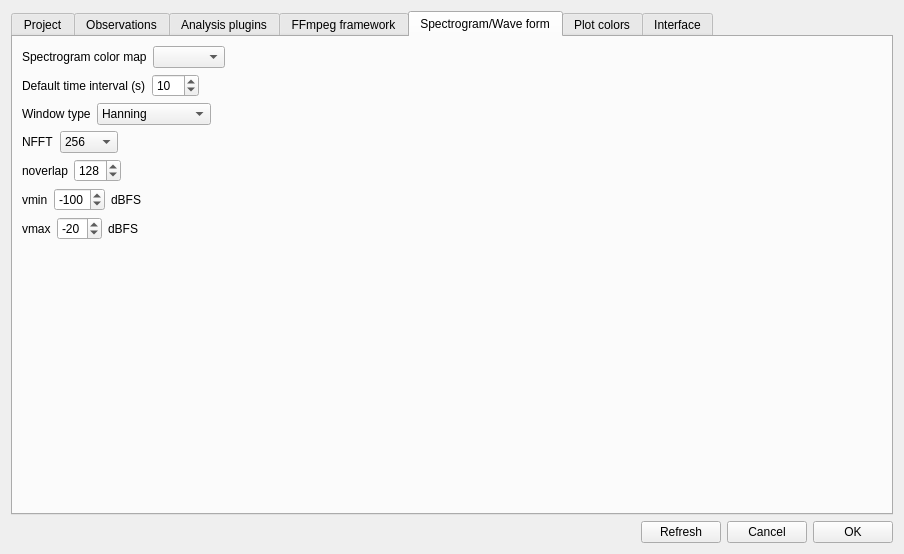
<?xml version="1.0" encoding="UTF-8"?>
<ui version="4.0">
 <class>prefDialog</class>
 <widget class="QDialog" name="prefDialog">
  <property name="windowModality">
   <enum>Qt::WindowModality::WindowModal</enum>
  </property>
  <property name="geometry">
   <rect>
    <x>0</x>
    <y>0</y>
    <width>904</width>
    <height>554</height>
   </rect>
  </property>
  <property name="windowTitle">
   <string>Preferences</string>
  </property>
  <layout class="QGridLayout" name="gridLayout">
   <item row="0" column="0">
    <layout class="QVBoxLayout" name="verticalLayout_2">
     <item>
      <widget class="QTabWidget" name="tabWidget">
       <property name="enabled">
        <bool>true</bool>
       </property>
       <property name="currentIndex">
        <number>4</number>
       </property>
       <widget class="QWidget" name="tab_project">
        <attribute name="title">
         <string>Project</string>
        </attribute>
        <layout class="QVBoxLayout" name="verticalLayout_5">
         <item>
          <layout class="QHBoxLayout" name="horizontalLayout_14">
           <item>
            <widget class="QLabel" name="label">
             <property name="text">
              <string>Default project time format</string>
             </property>
            </widget>
           </item>
           <item>
            <widget class="QComboBox" name="cbTimeFormat">
             <item>
              <property name="text">
               <string>seconds</string>
              </property>
             </item>
             <item>
              <property name="text">
               <string>hh:mm:ss.mss</string>
              </property>
             </item>
            </widget>
           </item>
          </layout>
         </item>
         <item>
          <layout class="QHBoxLayout" name="horizontalLayout_15">
           <item>
            <widget class="QLabel" name="label_6">
             <property name="text">
              <string>Auto-save project every (minutes)</string>
             </property>
            </widget>
           </item>
           <item>
            <widget class="QSpinBox" name="sbAutomaticBackup">
             <property name="minimum">
              <number>-10000</number>
             </property>
             <property name="maximum">
              <number>10000</number>
             </property>
             <property name="value">
              <number>10</number>
             </property>
            </widget>
           </item>
          </layout>
         </item>
         <item>
          <layout class="QHBoxLayout" name="horizontalLayout_13">
           <item>
            <widget class="QLabel" name="label_3">
             <property name="text">
              <string>Separator for behavioural strings (events export)</string>
             </property>
            </widget>
           </item>
           <item>
            <widget class="QLineEdit" name="leSeparator">
             <property name="text">
              <string>|</string>
             </property>
            </widget>
           </item>
          </layout>
         </item>
         <item>
          <widget class="QCheckBox" name="cbCheckForNewVersion">
           <property name="text">
            <string>Check for new version and news</string>
           </property>
          </widget>
         </item>
         <item>
          <layout class="QHBoxLayout" name="horizontalLayout_11">
           <item>
            <widget class="QLabel" name="lb_hwdec">
             <property name="text">
              <string>MPV player hardware video decoding</string>
             </property>
            </widget>
           </item>
           <item>
            <widget class="QComboBox" name="cb_hwdec"/>
           </item>
          </layout>
         </item>
         <item>
          <layout class="QHBoxLayout" name="horizontalLayout_9">
           <item>
            <widget class="QLabel" name="lb_project_file_indent">
             <property name="text">
              <string>Project file indentation type</string>
             </property>
            </widget>
           </item>
           <item>
            <widget class="QComboBox" name="combo_project_file_indentation"/>
           </item>
          </layout>
         </item>
         <item>
          <widget class="QCheckBox" name="cb_check_integrity_at_opening">
           <property name="text">
            <string>Check project integrity when opening and saving project (recommended)</string>
           </property>
          </widget>
         </item>
         <item>
          <spacer name="verticalSpacer_2">
           <property name="orientation">
            <enum>Qt::Orientation::Vertical</enum>
           </property>
           <property name="sizeHint" stdset="0">
            <size>
             <width>20</width>
             <height>40</height>
            </size>
           </property>
          </spacer>
         </item>
        </layout>
       </widget>
       <widget class="QWidget" name="tab_observations">
        <attribute name="title">
         <string>Observations</string>
        </attribute>
        <layout class="QVBoxLayout" name="verticalLayout">
         <item>
          <layout class="QHBoxLayout" name="horizontalLayout_4">
           <item>
            <widget class="QLabel" name="label_4">
             <property name="text">
              <string>Fast forward/backward value (seconds)</string>
             </property>
            </widget>
           </item>
           <item>
            <widget class="QSpinBox" name="sbffSpeed">
             <property name="minimum">
              <number>0</number>
             </property>
             <property name="maximum">
              <number>10000</number>
             </property>
             <property name="value">
              <number>10</number>
             </property>
            </widget>
           </item>
          </layout>
         </item>
         <item>
          <widget class="QCheckBox" name="cb_adapt_fast_jump">
           <property name="text">
            <string>Adapt the fast forward/backward jump to playback speed</string>
           </property>
          </widget>
         </item>
         <item>
          <layout class="QHBoxLayout" name="horizontalLayout_5">
           <item>
            <widget class="QLabel" name="label_5">
             <property name="text">
              <string>Playback speed step value</string>
             </property>
            </widget>
           </item>
           <item>
            <widget class="QDoubleSpinBox" name="sbSpeedStep">
             <property name="decimals">
              <number>1</number>
             </property>
             <property name="minimum">
              <double>0.100000000000000</double>
             </property>
             <property name="maximum">
              <double>10.000000000000000</double>
             </property>
             <property name="singleStep">
              <double>0.100000000000000</double>
             </property>
             <property name="value">
              <double>0.100000000000000</double>
             </property>
            </widget>
           </item>
          </layout>
         </item>
         <item>
          <layout class="QHBoxLayout" name="horizontalLayout_6">
           <item>
            <widget class="QLabel" name="label_2">
             <property name="text">
              <string>Time offset for video/audio reposition (seconds)</string>
             </property>
            </widget>
           </item>
           <item>
            <widget class="QSpinBox" name="sbRepositionTimeOffset">
             <property name="minimum">
              <number>-10000</number>
             </property>
             <property name="maximum">
              <number>10000</number>
             </property>
             <property name="value">
              <number>-3</number>
             </property>
            </widget>
           </item>
          </layout>
         </item>
         <item>
          <widget class="QCheckBox" name="cbConfirmSound">
           <property name="text">
            <string>Play sound when a key is pressed</string>
           </property>
          </widget>
         </item>
         <item>
          <widget class="QCheckBox" name="cbCloseSameEvent">
           <property name="text">
            <string>Close the same current event independently of modifiers</string>
           </property>
          </widget>
         </item>
         <item>
          <layout class="QHBoxLayout" name="horizontalLayout_8">
           <item>
            <widget class="QLabel" name="label_8">
             <property name="text">
              <string>Beep every (seconds)</string>
             </property>
            </widget>
           </item>
           <item>
            <widget class="QSpinBox" name="sbBeepEvery"/>
           </item>
          </layout>
         </item>
         <item>
          <widget class="QCheckBox" name="cb_display_subtitles">
           <property name="text">
            <string>Display subtitles</string>
           </property>
          </widget>
         </item>
         <item>
          <widget class="QCheckBox" name="cbTrackingCursorAboveEvent">
           <property name="text">
            <string>Tracking cursor above current event</string>
           </property>
          </widget>
         </item>
         <item>
          <widget class="QCheckBox" name="cbAlertNoFocalSubject">
           <property name="text">
            <string>Alert if focal subject is not set</string>
           </property>
          </widget>
         </item>
         <item>
          <widget class="QCheckBox" name="cb_pause_before_addevent">
           <property name="text">
            <string>Pause media before &quot;Add event&quot; command</string>
           </property>
          </widget>
         </item>
         <item>
          <spacer name="verticalSpacer_4">
           <property name="orientation">
            <enum>Qt::Orientation::Vertical</enum>
           </property>
           <property name="sizeHint" stdset="0">
            <size>
             <width>20</width>
             <height>391</height>
            </size>
           </property>
          </spacer>
         </item>
        </layout>
       </widget>
       <widget class="QWidget" name="tab_analysis_plugins">
        <attribute name="title">
         <string>Analysis plugins</string>
        </attribute>
        <layout class="QHBoxLayout" name="horizontalLayout_17">
         <item>
          <layout class="QVBoxLayout" name="verticalLayout_11">
           <item>
            <widget class="QLabel" name="label_13">
             <property name="text">
              <string>BORIS plugins</string>
             </property>
            </widget>
           </item>
           <item>
            <widget class="QListWidget" name="lv_all_plugins"/>
           </item>
           <item>
            <widget class="QLabel" name="label_15">
             <property name="text">
              <string>Personal plugins</string>
             </property>
            </widget>
           </item>
           <item>
            <layout class="QHBoxLayout" name="horizontalLayout_16">
             <item>
              <widget class="QLineEdit" name="le_personal_plugins_dir">
               <property name="readOnly">
                <bool>true</bool>
               </property>
              </widget>
             </item>
             <item>
              <widget class="QPushButton" name="pb_browse_plugins_dir">
               <property name="text">
                <string>Browse</string>
               </property>
              </widget>
             </item>
            </layout>
           </item>
           <item>
            <widget class="QListWidget" name="lw_personal_plugins"/>
           </item>
          </layout>
         </item>
         <item>
          <layout class="QVBoxLayout" name="verticalLayout_12">
           <item>
            <widget class="QLabel" name="label_14">
             <property name="text">
              <string>Plugin info</string>
             </property>
            </widget>
           </item>
           <item>
            <widget class="QPlainTextEdit" name="pte_plugin_description">
             <property name="readOnly">
              <bool>true</bool>
             </property>
            </widget>
           </item>
          </layout>
         </item>
        </layout>
       </widget>
       <widget class="QWidget" name="tab_ffmpeg">
        <attribute name="title">
         <string>FFmpeg framework</string>
        </attribute>
        <layout class="QVBoxLayout" name="verticalLayout_4">
         <item>
          <layout class="QVBoxLayout" name="verticalLayout_3">
           <item>
            <widget class="QLabel" name="lbFFmpegPath">
             <property name="text">
              <string>FFmpeg path:</string>
             </property>
             <property name="scaledContents">
              <bool>false</bool>
             </property>
             <property name="wordWrap">
              <bool>true</bool>
             </property>
            </widget>
           </item>
           <item>
            <layout class="QHBoxLayout" name="horizontalLayout"/>
           </item>
           <item>
            <layout class="QHBoxLayout" name="horizontalLayout_3">
             <item>
              <widget class="QLabel" name="lbFFmpegCacheDir">
               <property name="text">
                <string>FFmpeg cache directory</string>
               </property>
              </widget>
             </item>
             <item>
              <widget class="QLineEdit" name="leFFmpegCacheDir"/>
             </item>
             <item>
              <widget class="QPushButton" name="pbBrowseFFmpegCacheDir">
               <property name="text">
                <string>...</string>
               </property>
              </widget>
             </item>
            </layout>
           </item>
           <item>
            <spacer name="verticalSpacer">
             <property name="orientation">
              <enum>Qt::Orientation::Vertical</enum>
             </property>
             <property name="sizeHint" stdset="0">
              <size>
               <width>20</width>
               <height>40</height>
              </size>
             </property>
            </spacer>
           </item>
          </layout>
         </item>
        </layout>
       </widget>
       <widget class="QWidget" name="tab_spectro">
        <attribute name="title">
         <string>Spectrogram/Wave form</string>
        </attribute>
        <layout class="QVBoxLayout" name="verticalLayout_8">
         <item>
          <layout class="QHBoxLayout" name="horizontalLayout_7">
           <item>
            <widget class="QLabel" name="label_7">
             <property name="text">
              <string>Spectrogram color map</string>
             </property>
            </widget>
           </item>
           <item>
            <widget class="QComboBox" name="cbSpectrogramColorMap"/>
           </item>
           <item>
            <spacer name="horizontalSpacer_2">
             <property name="orientation">
              <enum>Qt::Orientation::Horizontal</enum>
             </property>
             <property name="sizeHint" stdset="0">
              <size>
               <width>40</width>
               <height>20</height>
              </size>
             </property>
            </spacer>
           </item>
          </layout>
         </item>
         <item>
          <layout class="QHBoxLayout" name="horizontalLayout_10">
           <item>
            <widget class="QLabel" name="label_12">
             <property name="text">
              <string>Default time interval (s)</string>
             </property>
            </widget>
           </item>
           <item>
            <widget class="QSpinBox" name="sb_time_interval">
             <property name="minimum">
              <number>2</number>
             </property>
             <property name="maximum">
              <number>360</number>
             </property>
             <property name="value">
              <number>10</number>
             </property>
            </widget>
           </item>
           <item>
            <spacer name="horizontalSpacer_3">
             <property name="orientation">
              <enum>Qt::Orientation::Horizontal</enum>
             </property>
             <property name="sizeHint" stdset="0">
              <size>
               <width>40</width>
               <height>20</height>
              </size>
             </property>
            </spacer>
           </item>
          </layout>
         </item>
         <item>
          <layout class="QHBoxLayout" name="horizontalLayout_18">
           <item>
            <widget class="QLabel" name="label_16">
             <property name="text">
              <string>Window type</string>
             </property>
            </widget>
           </item>
           <item>
            <widget class="QComboBox" name="cb_window_type">
             <item>
              <property name="text">
               <string>Hanning</string>
              </property>
             </item>
             <item>
              <property name="text">
               <string>Hamming</string>
              </property>
             </item>
             <item>
              <property name="text">
               <string>blackmanharris</string>
              </property>
             </item>
            </widget>
           </item>
           <item>
            <spacer name="horizontalSpacer_4">
             <property name="orientation">
              <enum>Qt::Orientation::Horizontal</enum>
             </property>
             <property name="sizeHint" stdset="0">
              <size>
               <width>40</width>
               <height>20</height>
              </size>
             </property>
            </spacer>
           </item>
          </layout>
         </item>
         <item>
          <layout class="QHBoxLayout" name="horizontalLayout_19">
           <item>
            <widget class="QLabel" name="label_17">
             <property name="text">
              <string>NFFT</string>
             </property>
            </widget>
           </item>
           <item>
            <widget class="QComboBox" name="cb_NFFT">
             <item>
              <property name="text">
               <string>256</string>
              </property>
             </item>
             <item>
              <property name="text">
               <string>512</string>
              </property>
             </item>
             <item>
              <property name="text">
               <string>1024</string>
              </property>
             </item>
             <item>
              <property name="text">
               <string>2048</string>
              </property>
             </item>
            </widget>
           </item>
           <item>
            <spacer name="horizontalSpacer_5">
             <property name="orientation">
              <enum>Qt::Orientation::Horizontal</enum>
             </property>
             <property name="sizeHint" stdset="0">
              <size>
               <width>40</width>
               <height>20</height>
              </size>
             </property>
            </spacer>
           </item>
          </layout>
         </item>
         <item>
          <layout class="QHBoxLayout" name="horizontalLayout_20">
           <item>
            <widget class="QLabel" name="label_18">
             <property name="text">
              <string>noverlap</string>
             </property>
            </widget>
           </item>
           <item>
            <widget class="QSpinBox" name="sb_noverlap">
             <property name="maximum">
              <number>900</number>
             </property>
             <property name="singleStep">
              <number>10</number>
             </property>
             <property name="value">
              <number>128</number>
             </property>
            </widget>
           </item>
           <item>
            <spacer name="horizontalSpacer_6">
             <property name="orientation">
              <enum>Qt::Orientation::Horizontal</enum>
             </property>
             <property name="sizeHint" stdset="0">
              <size>
               <width>40</width>
               <height>20</height>
              </size>
             </property>
            </spacer>
           </item>
          </layout>
         </item>
         <item>
          <layout class="QHBoxLayout" name="horizontalLayout_21">
           <item>
            <widget class="QLabel" name="label_19">
             <property name="text">
              <string>vmin</string>
             </property>
            </widget>
           </item>
           <item>
            <widget class="QSpinBox" name="sb_vmin">
             <property name="minimum">
              <number>-200</number>
             </property>
             <property name="maximum">
              <number>0</number>
             </property>
             <property name="value">
              <number>-100</number>
             </property>
            </widget>
           </item>
           <item>
            <widget class="QLabel" name="label_21">
             <property name="text">
              <string>dBFS</string>
             </property>
            </widget>
           </item>
           <item>
            <spacer name="horizontalSpacer_7">
             <property name="orientation">
              <enum>Qt::Orientation::Horizontal</enum>
             </property>
             <property name="sizeHint" stdset="0">
              <size>
               <width>40</width>
               <height>20</height>
              </size>
             </property>
            </spacer>
           </item>
          </layout>
         </item>
         <item>
          <layout class="QHBoxLayout" name="horizontalLayout_22">
           <item>
            <widget class="QLabel" name="label_20">
             <property name="text">
              <string>vmax</string>
             </property>
            </widget>
           </item>
           <item>
            <widget class="QSpinBox" name="sb_vmin_2">
             <property name="minimum">
              <number>-40</number>
             </property>
             <property name="maximum">
              <number>0</number>
             </property>
             <property name="value">
              <number>-20</number>
             </property>
            </widget>
           </item>
           <item>
            <widget class="QLabel" name="label_22">
             <property name="text">
              <string>dBFS</string>
             </property>
            </widget>
           </item>
           <item>
            <spacer name="horizontalSpacer_8">
             <property name="orientation">
              <enum>Qt::Orientation::Horizontal</enum>
             </property>
             <property name="sizeHint" stdset="0">
              <size>
               <width>40</width>
               <height>20</height>
              </size>
             </property>
            </spacer>
           </item>
          </layout>
         </item>
         <item>
          <spacer name="verticalSpacer_3">
           <property name="orientation">
            <enum>Qt::Orientation::Vertical</enum>
           </property>
           <property name="sizeHint" stdset="0">
            <size>
             <width>20</width>
             <height>319</height>
            </size>
           </property>
          </spacer>
         </item>
        </layout>
       </widget>
       <widget class="QWidget" name="tab_colors">
        <attribute name="title">
         <string>Plot colors</string>
        </attribute>
        <layout class="QVBoxLayout" name="verticalLayout_10">
         <item>
          <layout class="QHBoxLayout" name="horizontalLayout_12">
           <item>
            <layout class="QVBoxLayout" name="verticalLayout_6">
             <item>
              <widget class="QLabel" name="label_10">
               <property name="text">
                <string>&lt;html&gt;&lt;head/&gt;&lt;body&gt;&lt;p&gt;List of colors for behaviors. See &lt;a href=&quot;https://matplotlib.org/api/colors_api.html&quot;&gt;&lt;span style=&quot; text-decoration: underline; color:#0000ff;&quot;&gt;matplotlib colors&lt;/span&gt;&lt;/a&gt;&lt;/p&gt;&lt;/body&gt;&lt;/html&gt;</string>
               </property>
               <property name="openExternalLinks">
                <bool>true</bool>
               </property>
              </widget>
             </item>
             <item>
              <widget class="QPlainTextEdit" name="te_behav_colors"/>
             </item>
             <item>
              <widget class="QPushButton" name="pb_reset_behav_colors">
               <property name="text">
                <string>Reset colors to default</string>
               </property>
              </widget>
             </item>
            </layout>
           </item>
           <item>
            <layout class="QVBoxLayout" name="verticalLayout_9">
             <item>
              <widget class="QLabel" name="label_11">
               <property name="text">
                <string>&lt;html&gt;&lt;head/&gt;&lt;body&gt;&lt;p&gt;List of colors for behavioral categories. See &lt;a href=&quot;https://matplotlib.org/api/colors_api.html&quot;&gt;&lt;span style=&quot; text-decoration: underline; color:#0000ff;&quot;&gt;matplotlib colors&lt;/span&gt;&lt;/a&gt;&lt;/p&gt;&lt;/body&gt;&lt;/html&gt;</string>
               </property>
               <property name="openExternalLinks">
                <bool>true</bool>
               </property>
              </widget>
             </item>
             <item>
              <widget class="QPlainTextEdit" name="te_category_colors"/>
             </item>
             <item>
              <widget class="QPushButton" name="pb_reset_category_colors">
               <property name="text">
                <string>Reset colors to default</string>
               </property>
              </widget>
             </item>
            </layout>
           </item>
          </layout>
         </item>
        </layout>
       </widget>
       <widget class="QWidget" name="tab_interface">
        <attribute name="title">
         <string>Interface</string>
        </attribute>
        <layout class="QVBoxLayout" name="verticalLayout_7">
         <item>
          <layout class="QFormLayout" name="formLayout">
           <item row="0" column="0">
            <widget class="QLabel" name="label_9">
             <property name="text">
              <string>Toolbar icons size</string>
             </property>
            </widget>
           </item>
           <item row="0" column="1">
            <widget class="QSpinBox" name="sb_toolbar_icon_size">
             <property name="minimum">
              <number>12</number>
             </property>
             <property name="maximum">
              <number>128</number>
             </property>
             <property name="value">
              <number>24</number>
             </property>
            </widget>
           </item>
          </layout>
         </item>
         <item>
          <spacer name="verticalSpacer_5">
           <property name="orientation">
            <enum>Qt::Orientation::Vertical</enum>
           </property>
           <property name="sizeHint" stdset="0">
            <size>
             <width>20</width>
             <height>386</height>
            </size>
           </property>
          </spacer>
         </item>
        </layout>
       </widget>
      </widget>
     </item>
     <item>
      <layout class="QHBoxLayout" name="horizontalLayout_2">
       <item>
        <spacer name="horizontalSpacer">
         <property name="orientation">
          <enum>Qt::Orientation::Horizontal</enum>
         </property>
         <property name="sizeHint" stdset="0">
          <size>
           <width>241</width>
           <height>20</height>
          </size>
         </property>
        </spacer>
       </item>
       <item>
        <widget class="QPushButton" name="pb_refresh">
         <property name="text">
          <string>Refresh</string>
         </property>
        </widget>
       </item>
       <item>
        <widget class="QPushButton" name="pbCancel">
         <property name="text">
          <string>Cancel</string>
         </property>
        </widget>
       </item>
       <item>
        <widget class="QPushButton" name="pbOK">
         <property name="text">
          <string>OK</string>
         </property>
        </widget>
       </item>
      </layout>
     </item>
    </layout>
   </item>
  </layout>
 </widget>
 <resources/>
 <connections/>
</ui>
